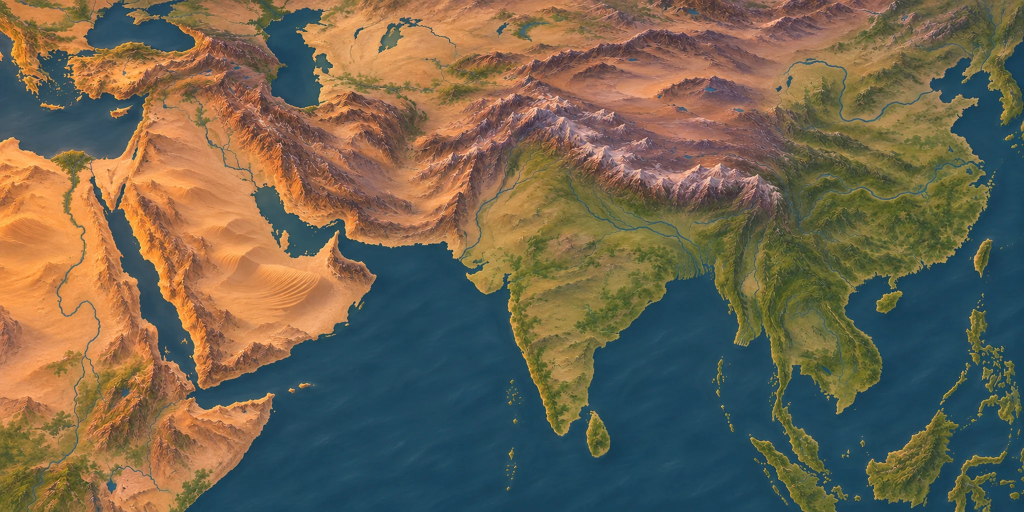
#> input picture brand/lazy/map/board.webp, 2048 x 1024 px (shown at 1/2 size)
$ python gen-board-routes.py
#> lines starting #> are read from the running program, lines starting #| are printed output that depends on the picture; after the words box and inside, x2 and y2 are one past the last pixel; in counts of white or black regions, pixels touching at a corner belong together
#!/usr/bin/env python3
"""034 الخريطة الحية: يولّد مسارات العرض على اللوحة الجديدة (brand/lazy/map/board.webp، 2048×1024).
تصنيف الماء واليابسة بعتبات لون ثم أقصر طريق على شبكة خلايا 4px: برّاً لكل أزواج المدن، وبحراً لكل أزواج الموانئ
(مع ممرّات السويس وباب المندب وملقا). الناتج src/engine/09e-board-routes.js + test/fixtures/board-mask.json.
للعرض فقط: المحاكاة لا تقرأ هذه المسارات أبداً (المحاكاة على 09d-routes.js).
التشغيل: python3 scripts/gen-board-routes.py  (يحتاج Pillow وnumpy)
عتبات اللون (معايَرة على اللوحة): ماء = (b > r+8) و(g > r+3)؛ فتح 3×3 لإزالة الأنهار الرفيعة؛
يابسة بهامش = ما بعد توسيع الماء 9px؛ ماء بهامش = ما بعد توسيع اليابسة 3px؛ خلية البحر تُقبل بنسبة ماء ≥ 0.5."""
import heapq, json, math, os
import numpy as np
from PIL import Image, ImageFilter

ROOT = os.path.dirname(os.path.dirname(os.path.abspath(__file__)))
W, H, CELL = 2048, 1024, 4
TH_B_R, TH_G_R = 8, 3
im = Image.open(os.path.join(ROOT, 'brand/lazy/map/board.webp')).convert('RGB')
#> im is the input picture: PIL image 2048x1024 RGB; mean R, G, B 113.1, 101, 80.2
assert im.size == (W, H)
a = np.asarray(im).astype(int); r, g, b = a[..., 0], a[..., 1], a[..., 2]
#> after `r, g, b = (a[..., 0], a[..., 1], a[..., 2])`:
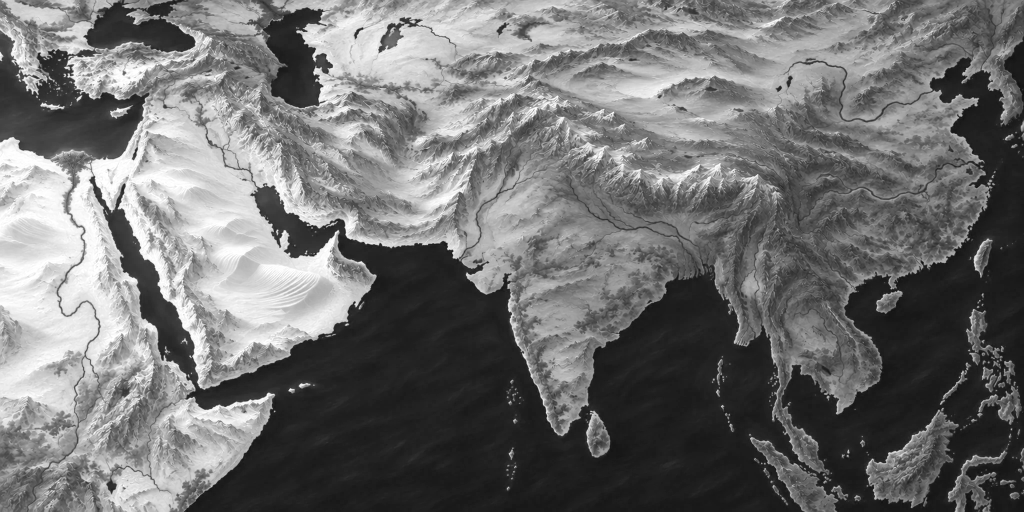
#> r: shape (1024, 2048) int64 (shown at 1/2 size); min 8, max 255, mean 113.1
#> after `r, g, b = (a[..., 0], a[..., 1], a[..., 2])`:
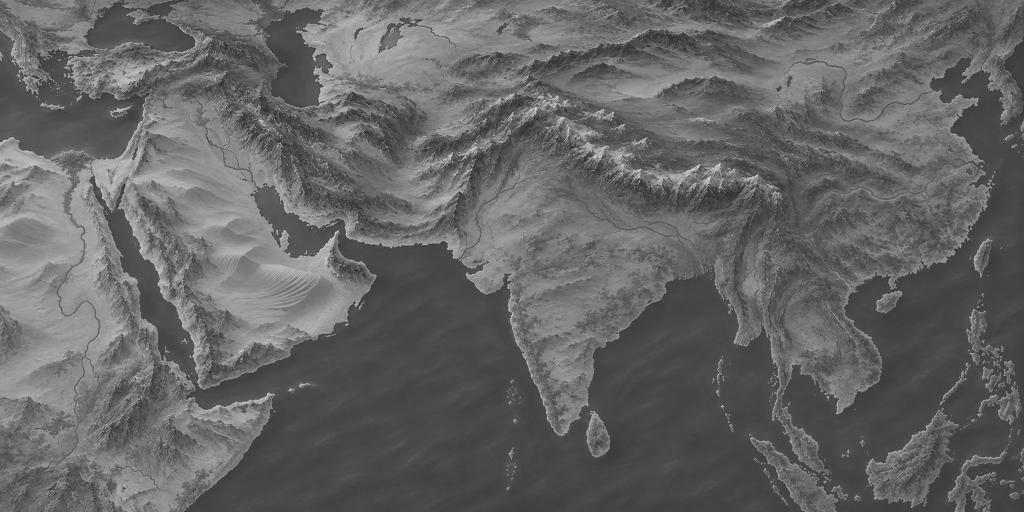
#> g: shape (1024, 2048) int64 (shown at 1/2 size); min 18, max 230, mean 101
#> after `r, g, b = (a[..., 0], a[..., 1], a[..., 2])`:
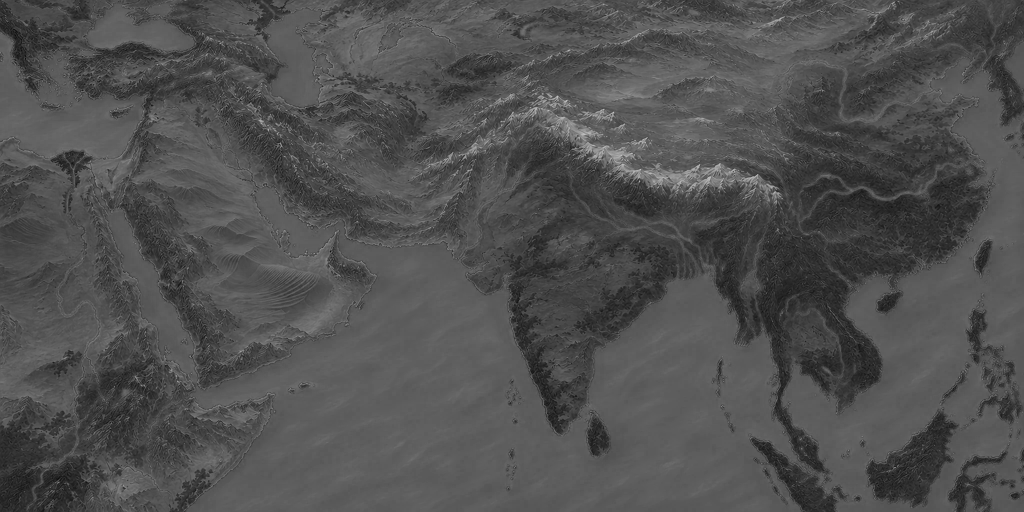
#> b: shape (1024, 2048) int64 (shown at 1/2 size); min 0, max 213, mean 80.2
water0 = ((b > r + TH_B_R) & (g > r + TH_G_R)).astype('uint8') * 255
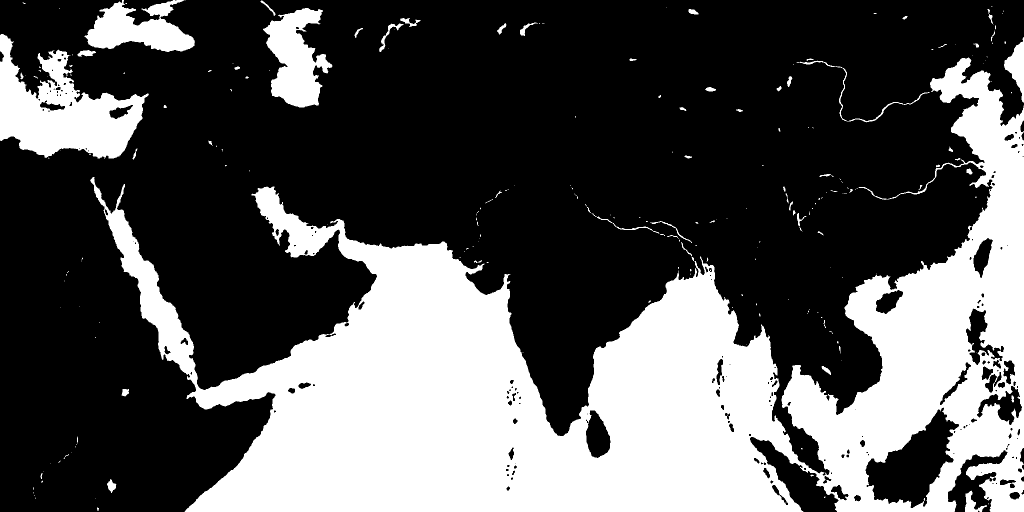
#> water0: shape (1024, 2048) (shown at 1/2 size); 33.4% white; 225 white regions (155 under 20 px), largest, box (x1, y1, x2, y2) and area: (180, 115, 2048, 1024) 625849, (0, 68, 298, 317) 36883, (526, 16, 665, 215) 15468
water = np.asarray(Image.fromarray(water0).filter(ImageFilter.MinFilter(3)).filter(ImageFilter.MaxFilter(3))) > 0
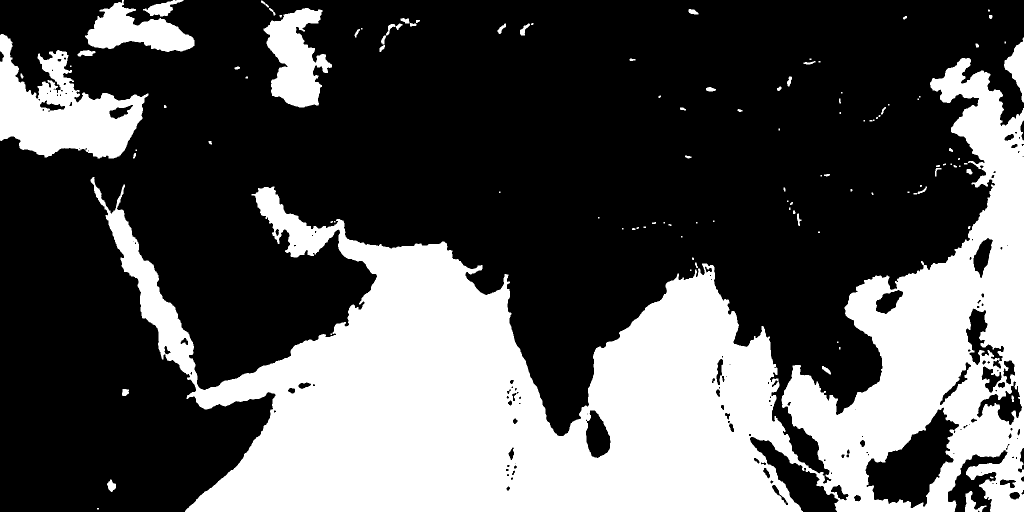
#> water: shape (1024, 2048) bool (shown at 1/2 size); 33.2% white; 112 white regions (50 under 20 px), largest, box (x1, y1, x2, y2) and area: (181, 116, 2048, 1024) 624063, (0, 68, 297, 317) 36730, (527, 16, 664, 215) 15384

#> (the run stopped early here; a loop or call above may not have finished)
